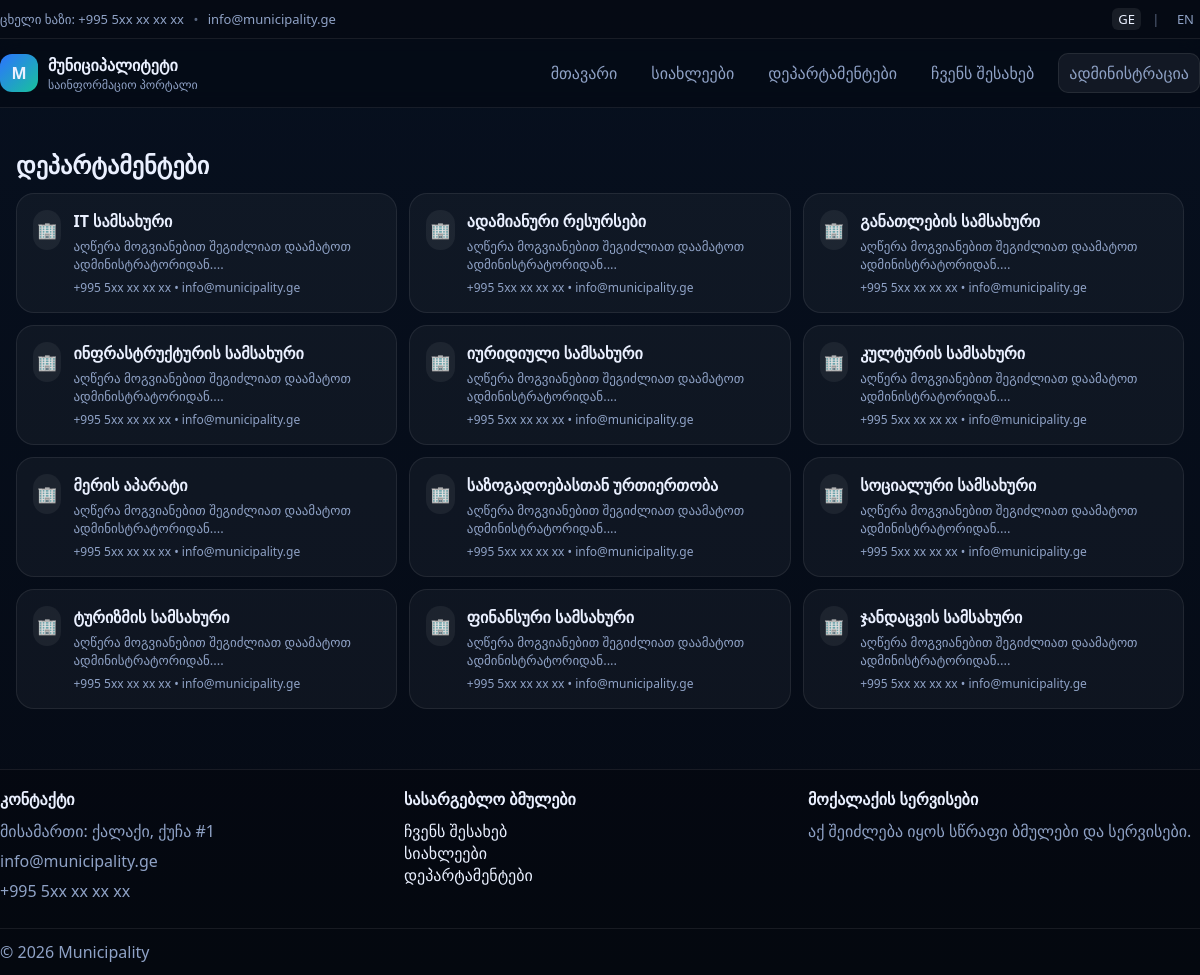
Screenshot of /ge/departments with the database file from the repository.
### tables this page shows
CREATE TABLE department_translations (
  department_id INT NOT NULL,
  lang ENUM('ge','en') NOT NULL,
  name VARCHAR(200) NOT NULL,
  description TEXT NULL,
  address VARCHAR(255) NULL,
  phone VARCHAR(50) NULL,
  email VARCHAR(120) NULL,
  PRIMARY KEY (department_id, lang),
  CONSTRAINT fk_dept_tr_dept FOREIGN KEY (department_id) REFERENCES departments(id) ON DELETE CASCADE
);

### public/index.php (called while the page is built, shortened)
<?php
require __DIR__ . '/../app/db.php';
require __DIR__ . '/../app/helpers.php';
require __DIR__ . '/../app/i18n.php';
require __DIR__ . '/../app/router.php';
$uri = parse_url($_SERVER['REQUEST_URI'] ?? '/', PHP_URL_PATH) ?: '/';
$uri = str_replace(base_path(), '', $uri);
$uri = '/' . ltrim($uri, '/');
$parts = array_values(array_filter(explode('/', trim($uri,'/')), fn($x)=>$x!==''));
$langs = cfg('langs', ['ge','en']);
if (isset($parts[0]) && in_array($parts[0], $langs, true)) {
  array_shift($parts);
} else {
  set_lang(cfg('default_lang','ge'));
  redirect(base_path() . '/' . current_lang() . $uri);
}
$path = '/' . implode('/', $parts);
[$view, $data] = route_public($path);
require __DIR__ . '/../app/views/layout.php';

### app/i18n.php (called while the page is built, shortened)
<?php
function current_lang(): string {
  return (string)($_SESSION['lang'] ?? cfg('default_lang', 'ge'));
}
function url_lang_prefix(): string {
  return '/' . current_lang();
}
function url_to(string $pathWithoutLang): string {
  return base_path() . url_lang_prefix() . $pathWithoutLang;
}
function t(string $ge, string $en): string {
  return current_lang() === 'en' ? $en : $ge;
}

### app/helpers.php (called while the page is built, shortened)
<?php
function cfg(string $key, $default = null) {
  static $cfg = null;
  if ($cfg === null) $cfg = require __DIR__ . '/config.php';
  return $cfg[$key] ?? $default;
}
function e(string $s): string {
  return htmlspecialchars($s, ENT_QUOTES | ENT_SUBSTITUTE, 'UTF-8');
}
function base_path(): string {
  return (string)cfg('base_path', '');
}

### app/router.php (called while the page is built, shortened)
<?php
function route_public(string $path): array {
  $pdo = db();
  $lang = current_lang();
  $path = trim($path, '/');
  $parts = $path === '' ? [] : explode('/', $path);
  if ($parts[0] === 'departments' && count($parts) === 1) {
    $st = $pdo->prepare("
      SELECT d.id, d.slug, dt.name, dt.description, dt.phone, dt.email
      FROM departments d
      JOIN department_translations dt ON dt.department_id=d.id AND dt.lang=:lang
      WHERE d.is_active=1
      ORDER BY dt.name ASC
    ");
    $st->execute([':lang'=>$lang]);
    $items = $st->fetchAll();
    return ['departments.php', compact('items')];
  }
  return ['not_found.php', []];
}

### app/config.php (called while the page is built, shortened)
<?php
return [
  'db' => [
    'host'    => '127.0.0.1',
    'name'    => 'municipality_db',
    'user'    => 'root',
    'pass'    => '',
    'charset' => 'utf8mb4',
  ],
  'public_url' => '',
  'default_lang' => 'ge',
  'langs' => ['ge','en'],
  'upload_dir' => dirname(__DIR__) . '/storage/uploads',
  'upload_url' => '/storage/uploads',
];

### app/db.php (called while the page is built, shortened)
<?php
function db(): PDO {
  $cfg = require __DIR__ . '/config.php';
  $pdo = new PDO($cfg['db']['dsn'], $cfg['db']['user'], $cfg['db']['pass'], [
    PDO::ATTR_ERRMODE => PDO::ERRMODE_EXCEPTION,
    PDO::ATTR_DEFAULT_FETCH_MODE => PDO::FETCH_ASSOC,
  ]);
  return $pdo;
}

### app/views/departments.php (the view)
<section class="wrap section">
  <div class="section-head">
    <h2><?= e(t('დეპარტამენტები', 'Departments')) ?></h2>
  </div>
  <div class="dept-grid">
    <?php foreach ($items as $d): ?>
      <a class="dept" href="<?= e(url_to('/departments/' . $d['slug'])) ?>">
        <div class="dept-icon">🏢</div>
        <div>
          <b><?= e($d['name']) ?></b>
          <p><?= e(mb_substr((string)$d['description'], 0, 120)) ?>...</p>
          <div class="small"><?= e($d['phone'] ?? '') ?> • <?= e($d['email'] ?? '') ?></div>
        </div>
      </a>
    <?php endforeach; ?>
  </div>
</section>

### public/assets/site.css (style rules this page uses)
:root { --bg:#0b1324; --card:#0f1b33; --muted:#8fa2c6; --text:#eaf0ff; --accent:#2c74ff; --accent2:#18c29c; --line:rgba(255,255,255,.08); }
* { box-sizing:border-box }
body { margin:0;font-family:system-ui,-apple-system,Segoe UI,Roboto; background:linear-gradient(180deg,#07101f,#050a14); color:var(--text) }
a { color:inherit;text-decoration:none }
.wrap { max-width:1200px;margin:0 auto;padding:0 16px }
.section { margin-top:18px }
.section-head { display:flex;align-items:end;justify-content:space-between;gap:12px;margin:8px 0 12px }
.section-head h2 { margin:0 }
.dept-grid { display:grid;grid-template-columns:repeat(3,1fr);gap:12px }
.dept { display:flex;gap:12px;align-items:flex-start;background:rgba(255,255,255,.04);border:1px solid var(--line);border-radius:18px;padding:16px }
.dept-icon { width:40px;height:40px;border-radius:14px;background:rgba(255,255,255,.06);display:grid;place-items:center }
.dept p { margin:6px 0 0;color:var(--muted);font-size:13px;line-height:1.35 }
.small { color:var(--muted);font-size:12px;margin-top:6px }

### rows the page displays
department_translations: name "IT სამსახური", description "აღწერა მოგვიანებით შეგიძლიათ დაამატოთ ადმინისტრატორიდან.", phone "+995 5xx xx xx xx", email "info@municipality.ge"
department_translations: name "ადამიანური რესურსები", description "აღწერა მოგვიანებით შეგიძლიათ დაამატოთ ადმინისტრატორიდან.", phone "+995 5xx xx xx xx", email "info@municipality.ge"
department_translations: name "განათლების სამსახური", description "აღწერა მოგვიანებით შეგიძლიათ დაამატოთ ადმინისტრატორიდან.", phone "+995 5xx xx xx xx", email "info@municipality.ge"
department_translations: name "ინფრასტრუქტურის სამსახური", description "აღწერა მოგვიანებით შეგიძლიათ დაამატოთ ადმინისტრატორიდან.", phone "+995 5xx xx xx xx", email "info@municipality.ge"
department_translations: name "იურიდიული სამსახური", description "აღწერა მოგვიანებით შეგიძლიათ დაამატოთ ადმინისტრატორიდან.", phone "+995 5xx xx xx xx", email "info@municipality.ge"
department_translations: name "კულტურის სამსახური", description "აღწერა მოგვიანებით შეგიძლიათ დაამატოთ ადმინისტრატორიდან.", phone "+995 5xx xx xx xx", email "info@municipality.ge"
department_translations: name "მერის აპარატი", description "აღწერა მოგვიანებით შეგიძლიათ დაამატოთ ადმინისტრატორიდან.", phone "+995 5xx xx xx xx", email "info@municipality.ge"
department_translations: name "საზოგადოებასთან ურთიერთობა", description "აღწერა მოგვიანებით შეგიძლიათ დაამატოთ ადმინისტრატორიდან.", phone "+995 5xx xx xx xx", email "info@municipality.ge"
department_translations: name "სოციალური სამსახური", description "აღწერა მოგვიანებით შეგიძლიათ დაამატოთ ადმინისტრატორიდან.", phone "+995 5xx xx xx xx", email "info@municipality.ge"
department_translations: name "ტურიზმის სამსახური", description "აღწერა მოგვიანებით შეგიძლიათ დაამატოთ ადმინისტრატორიდან.", phone "+995 5xx xx xx xx", email "info@municipality.ge"
department_translations: name "ფინანსური სამსახური", description "აღწერა მოგვიანებით შეგიძლიათ დაამატოთ ადმინისტრატორიდან.", phone "+995 5xx xx xx xx", email "info@municipality.ge"
department_translations: name "ჯანდაცვის სამსახური", description "აღწერა მოგვიანებით შეგიძლიათ დაამატოთ ადმინისტრატორიდან.", phone "+995 5xx xx xx xx", email "info@municipality.ge"

### other values shown
t('ცხელი ხაზი:', 'Hotline:') "ცხელი ხაზი:"
t('მუნიციპალიტეტი', 'Municipality') "მუნიციპალიტეტი"
t('საინფორმაციო პორტალი', 'Information Portal') "საინფორმაციო პორტალი"
t('მთავარი', 'Home') "მთავარი"
t('სიახლეები', 'News') "სიახლეები"
t('დეპარტამენტები', 'Departments') "დეპარტამენტები"
t('ჩვენს შესახებ', 'About') "ჩვენს შესახებ"
t('ადმინისტრაცია', 'Admin') "ადმინისტრაცია"
t('კონტაქტი', 'Contact') "კონტაქტი"
t('მისამართი: ქალაქი, ქუჩა #1', 'Address: City, Street #1') "მისამართი: ქალაქი, ქუჩა #1"
t('სასარგებლო ბმულები', 'Useful links') "სასარგებლო ბმულები"
t('მოქალაქის სერვისები', 'Citizen services') "მოქალაქის სერვისები"
